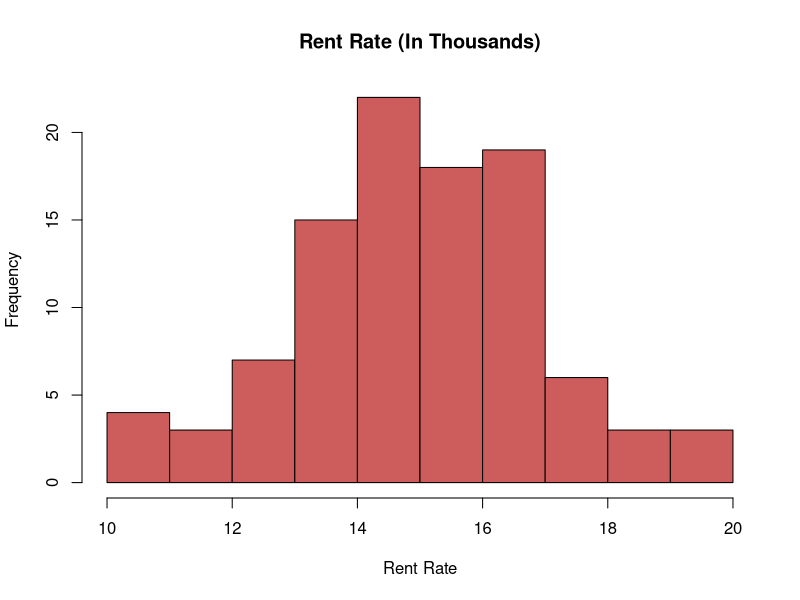
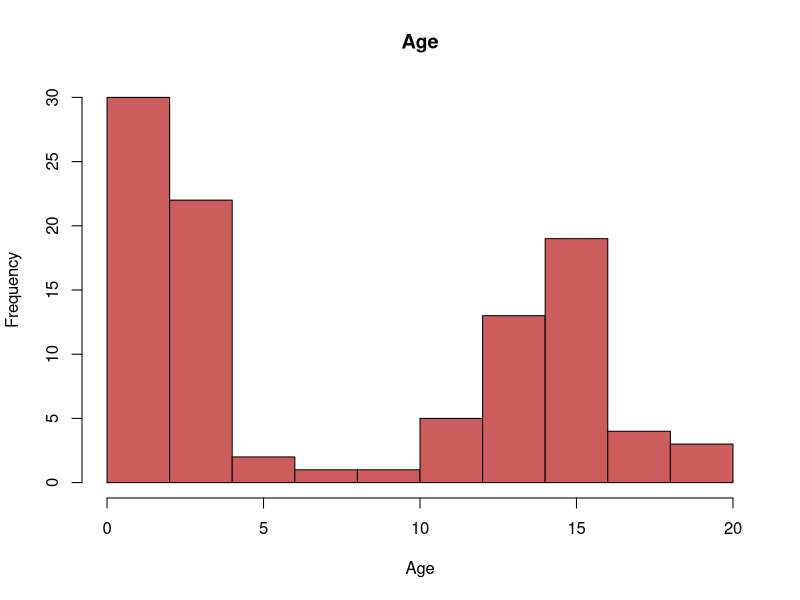
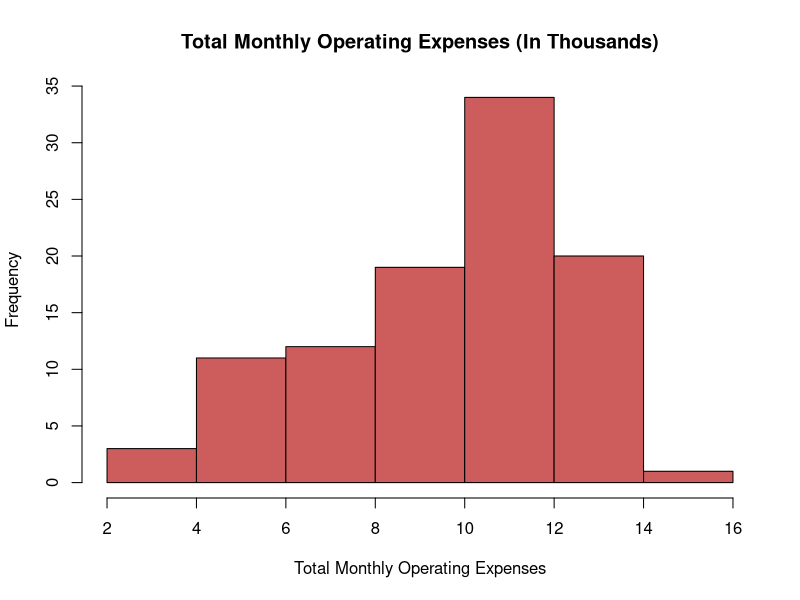
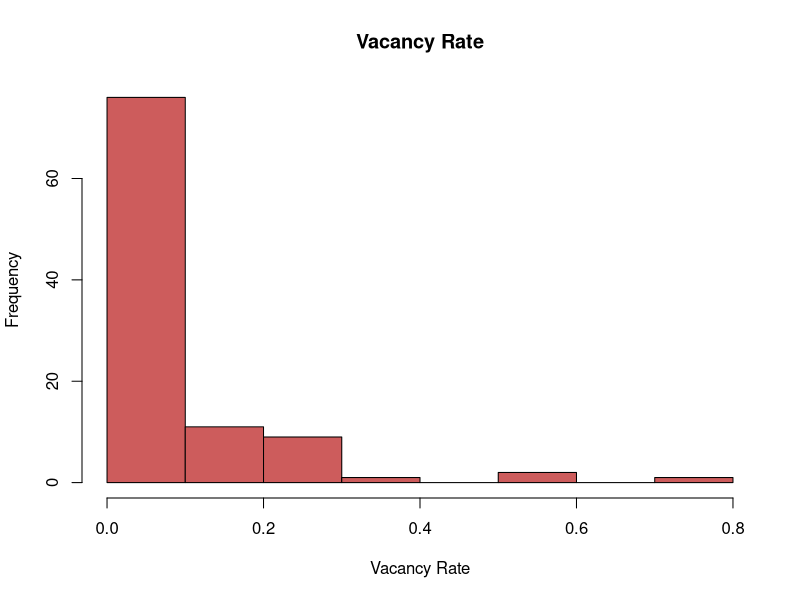
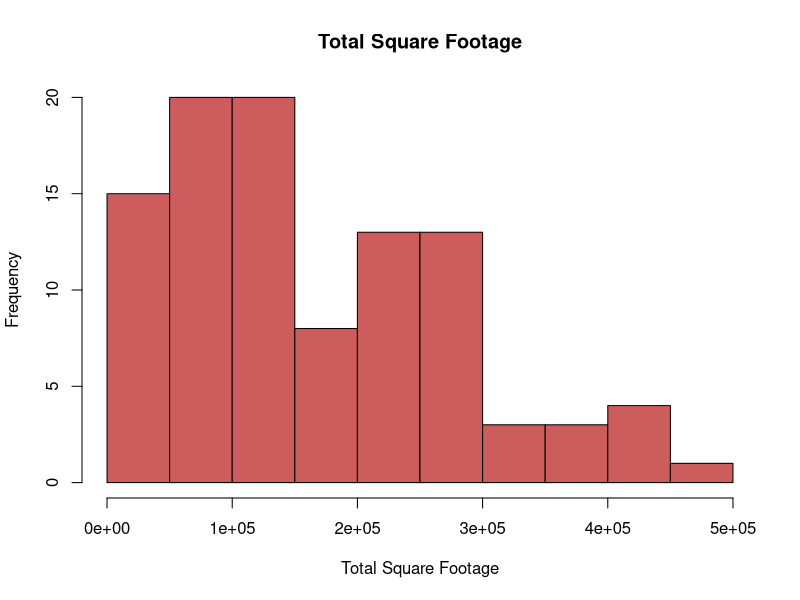
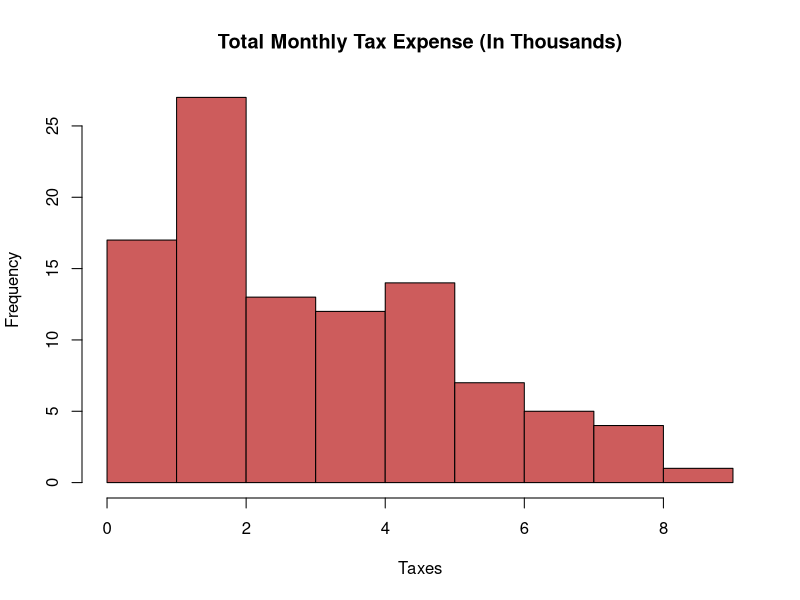
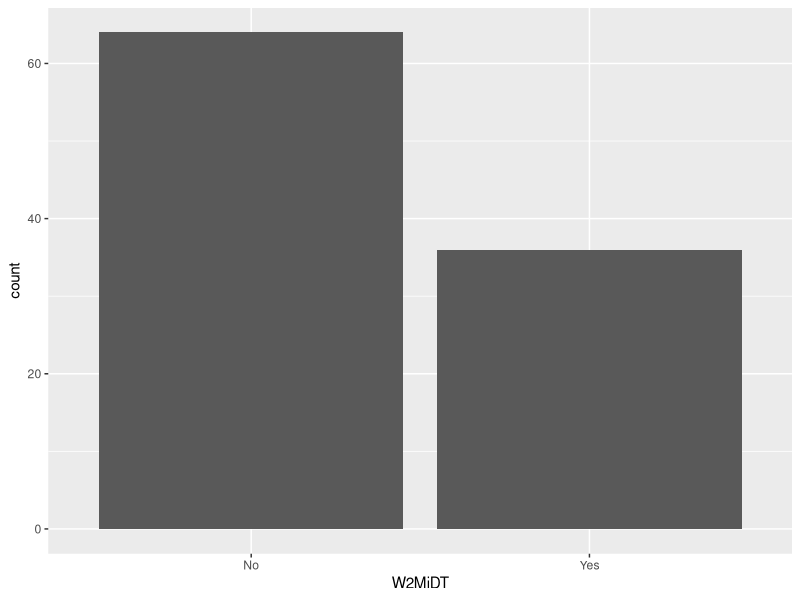
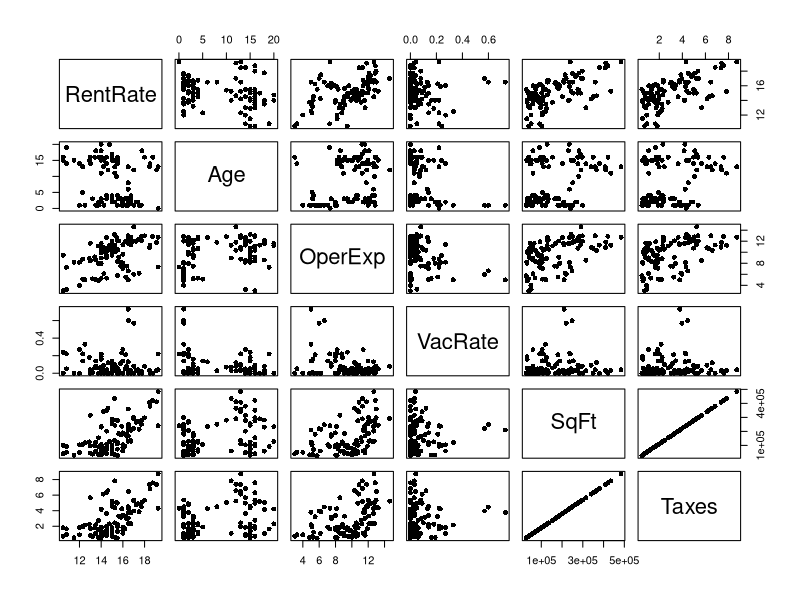

Generate these figures, in order, with R: (Note: this script raises an error after producing the figures.)
## ---- chunk 1
knitr::opts_chunk$set(echo = TRUE)
library(readr)
library(tidyverse)
library(corrplot)
comm_prop <- tbl_df(read_csv("comm_prop.csv"))
## ---- chunk 2
dim(comm_prop)
names(comm_prop)
## ---- chunk 3
comm_prop$W2MiDT <- factor(comm_prop$W2MiDT, labels = c("No", 'Yes'))
head(comm_prop)
sum(is.na(comm_prop))
summary(comm_prop)
## ---- chunk 4
hist(comm_prop$RentRate, xlab = "Rent Rate", main = paste("Rent Rate (In Thousands)"), col = "indianred")

hist(comm_prop$Age, xlab = "Age", main = paste("Age"), col = "indianred")

hist(comm_prop$OperExp, xlab = "Total Monthly Operating Expenses", main = paste("Total Monthly Operating Expenses (In Thousands)"), col = "indianred")

hist(comm_prop$VacRate, xlab = "Vacancy Rate", main = paste("Vacancy Rate"), col = "indianred")

hist(comm_prop$SqFt, xlab = "Total Square Footage", main = paste("Total Square Footage"), col = "indianred") 
  
hist(comm_prop$Taxes, xlab = "Taxes", main = paste("Total Monthly Tax Expense (In Thousands)"), col = "indianred")

ggplot(comm_prop, aes(x=W2MiDT, y=..count..)) +
  geom_bar()
## ---- chunk 5
pairs(comm_prop[,1:6], pch = 16)
numeric_df <- comm_prop[1:6]
corrplot(cor(numeric_df), method="ellipse")
cor(numeric_df)
df.full <- lm(RentRate ~ ., data = comm_prop)
summary(df.full)
## ---- chunk 6
dfLessMin <- lm(RentRate ~ Age + OperExp + W2MiDT, data = comm_prop)
summary(dfLessMin)
## ---- chunk 7
df_model <- lm(RentRate ~ Age + OperExp + W2MiDT + SqFt, data = comm_prop)
summary(df_model)
## ---- chunk 8
full.df <- fortify(df_model)
ggplot(full.df, aes(x=.fitted, y=.resid)) +
  geom_point() +
  geom_hline(yintercept=0, linetype=2) +
  labs(x="Fitted Values", y="Residuals")

qqPlot(df_model$residuals, pch=16)
shapiro.test(df_model$residuals)
pairs(comm_prop[-c(4,6)], pch=16)

ncvTest(df_model)

vif(df_model)
## ---- chunk 9
ggplot(full.df, aes(x=.fitted, y=RentRate)) +
  geom_point(size=2) +
  geom_smooth(method="lm", color="red", lwd=1.5) +
  labs(x="Rent Predicted", y="Rent Actual")
## ---- chunk 10
new_RentRate <- data.frame(Age=9, OperExp=13, SqFt=40, Taxes=540, W2MiDT='No')
predict(df_model, newdata=new_RentRate, interval="predict")
## ---- chunk 11
library(MASS)
model.full.int <- lm(RentRate ~ (Age + OperExp + VacRate + SqFt + W2MiDT)^2, data=comm_prop) 
summary(model.full.int)
ori_pred <- predict(model.full.int, newdata=new_RentRate, interval="predict")

model_all <- lm(RentRate ~ Age + OperExp + VacRate + SqFt + W2MiDT + Age:OperExp + Age:VacRate + Age:SqFt + Age:W2MiDT + OperExp:VacRate + OperExp:SqFt + OperExp:W2MiDT + VacRate:SqFt + VacRate:W2MiDT + SqFt:W2MiDT, data=comm_prop)
## ---- chunk 12
model_1 <- lm(RentRate ~ Age + OperExp + VacRate + SqFt + W2MiDT + Age:OperExp + Age:VacRate + Age:SqFt + Age:W2MiDT + OperExp:VacRate + OperExp:SqFt + OperExp:W2MiDT + VacRate:SqFt + SqFt:W2MiDT, data=comm_prop)
summary(model_1)

#remove VacRate:SqFt
model_2 <- lm(RentRate ~ Age + OperExp + VacRate + SqFt + W2MiDT + Age:OperExp + Age:VacRate + Age:SqFt + Age:W2MiDT + OperExp:VacRate + OperExp:SqFt + OperExp:W2MiDT + SqFt:W2MiDT, data=comm_prop)
summary(model_2)

#remove OpenExp:SqFt
model_3 <- lm(RentRate ~ Age + OperExp + VacRate + SqFt + W2MiDT + Age:OperExp + Age:VacRate + Age:SqFt + Age:W2MiDT + OperExp:VacRate + OperExp:W2MiDT + SqFt:W2MiDT, data=comm_prop)
summary(model_3)

#remove Age:SqFt
model_4 <- lm(RentRate ~ Age + OperExp + VacRate + SqFt + W2MiDT + Age:OperExp + Age:VacRate + Age:W2MiDT + OperExp:VacRate + OperExp:W2MiDT + SqFt:W2MiDT, data=comm_prop)
summary(model_4)

#remove Age:W2MiDT
model_5 <- lm(RentRate ~ Age + OperExp + VacRate + SqFt + W2MiDT + Age:OperExp + Age:VacRate + OperExp:VacRate + OperExp:W2MiDT + SqFt:W2MiDT, data=comm_prop)
summary(model_5)

#remove OpenExp:VacRate
model_6 <- lm(RentRate ~ Age + OperExp + VacRate + SqFt + W2MiDT + Age:OperExp + Age:VacRate + OperExp:W2MiDT + SqFt:W2MiDT, data=comm_prop)
summary(model_6)

#remove Age:OpenExp
model_7 <- lm(RentRate ~ Age + OperExp + VacRate + SqFt + W2MiDT + Age:VacRate + OperExp:W2MiDT + SqFt:W2MiDT, data=comm_prop)
summary(model_7)

predict(model_7, newdata=new_RentRate, interval="predict")
